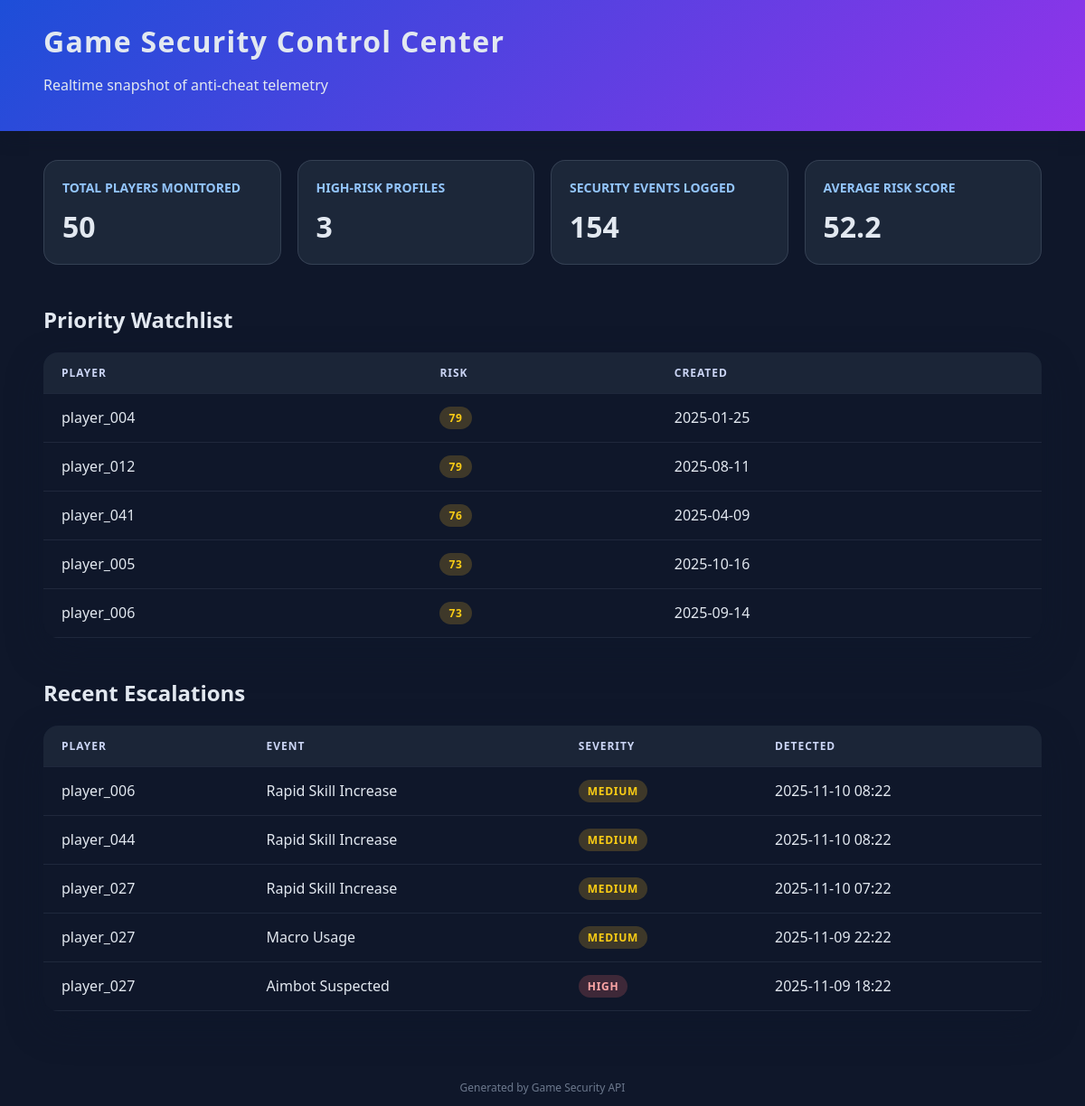
The page / on the database its author committed.
### app/models/player.py (models this page shows, shortened)
class Player(db.Model):
    __tablename__ = "players"
    id = db.Column(db.Integer, primary_key=True)
    username = db.Column(db.String(80), unique=True, nullable=False)
    risk_score = db.Column(db.Integer, default=0, nullable=False)
    created_at = db.Column(db.DateTime, default=datetime.utcnow, nullable=False)
    sessions = db.relationship(
        "GameSession", backref="player", lazy=True, cascade="all, delete-orphan"
    )
    security_events = db.relationship(
        "SecurityEvent", backref="player", lazy=True, cascade="all, delete-orphan"
    )

### app/models/security_event.py (models this page shows, shortened)
class SecurityEvent(db.Model):
    __tablename__ = "security_events"
    id = db.Column(db.Integer, primary_key=True)
    player_id = db.Column(db.Integer, db.ForeignKey("players.id"), nullable=False)
    event_type = db.Column(db.String(120), nullable=False)
    severity = db.Column(db.String(20), nullable=False)
    detected_at = db.Column(db.DateTime, default=datetime.utcnow, nullable=False)
    notes = db.Column(db.Text, nullable=True)

### app/routes/ui_routes.py (the view)
@ui_bp.route("/")
def landing():
    total_players = Player.query.count()
    high_risk_players = Player.query.filter(Player.risk_score >= 75).count()
    total_events = SecurityEvent.query.count()
    suspicious_players = (
        Player.query.filter(Player.risk_score >= 70)
        .order_by(Player.risk_score.desc())
        .limit(5)
        .all()
    )
    recent_events = (
        SecurityEvent.query.order_by(SecurityEvent.detected_at.desc()).limit(5).all()
    )
    avg_risk = db.session.query(func.avg(Player.risk_score)).scalar() or 0
    return render_template(
        "dashboard.html",
        totals={
            "players": total_players,
            "high_risk_players": high_risk_players,
            "security_events": total_events,
            "avg_risk": round(avg_risk, 1),
        },
        suspicious_players=suspicious_players,
        recent_events=recent_events,
    )

### app/templates/dashboard.html (shortened to what this page needs)
<!DOCTYPE html>
<html lang="en">
  <head>
  </head>
  <body>
    <header>
      <h1>Game Security Control Center</h1>
      <p>Realtime snapshot of anti-cheat telemetry</p>
    </header>
    <main>
      <section class="cards">
        <div class="card">
          <h2>Total Players Monitored</h2>
          <div class="metric">{{ totals.players }}</div>
        </div>
        <div class="card">
          <h2>High-Risk Profiles</h2>
          <div class="metric">{{ totals.high_risk_players }}</div>
        </div>
        <div class="card">
          <h2>Security Events Logged</h2>
          <div class="metric">{{ totals.security_events }}</div>
        </div>
        <div class="card">
          <h2>Average Risk Score</h2>
          <div class="metric">{{ totals.avg_risk }}</div>
        </div>
      </section>
      <section>
        <h2>Priority Watchlist</h2>
        <table>
          <thead>
            <tr>
              <th>Player</th>
              <th>Risk</th>
              <th>Created</th>
            </tr>
          </thead>
          <tbody>
            {% for player in suspicious_players %}
            <tr>
              <td>{{ player.username }}</td>
              <td>
                <span
                  class="badge {% if player.risk_score >= 85 %}badge-high{% elif player.risk_score >= 70 %}badge-medium{% else %}badge-low{% endif %}"
                  >{{ player.risk_score }}</span
                >
              </td>
              <td>{{ player.created_at.strftime("%Y-%m-%d") }}</td>
            </tr>
            {% else %}
            <tr>
              <td colspan="3">No suspicious profiles detected.</td>
            </tr>
            {% endfor %}
          </tbody>
        </table>
      </section>
      <section>
        <h2>Recent Escalations</h2>
        <table>
          <thead>
            <tr>
              <th>Player</th>
              <th>Event</th>
              <th>Severity</th>
              <th>Detected</th>
            </tr>
          </thead>
          <tbody>
            {% for event in recent_events %}
            <tr>
              <td>{{ event.player.username if event.player else "Unknown" }}</td>
              <td>{{ event.event_type.replace("_", " ") | title }}</td>
              <td>
                <span class="badge badge-{{ event.severity }}">
                  {{ event.severity.upper() }}
                </span>
              </td>
              <td>{{ event.detected_at.strftime("%Y-%m-%d %H:%M") }}</td>
            </tr>
            {% else %}
            <tr>
              <td colspan="4">No recent events logged.</td>
            </tr>
            {% endfor %}
          </tbody>
        </table>
      </section>
    </main>
    <footer>Generated by Game Security API</footer>
  </body>
</html>

### app/templates/dashboard.html (style rules this page uses)
body { font-family: "Segoe UI", Arial, sans-serif; background: #0f172a; color: #e2e8f0; margin: 0; padding: 0; }
header { padding: 24px 48px; background: linear-gradient(135deg, #1d4ed8, #9333ea); box-shadow: 0 4px 20px rgba(15, 23, 42, 0.4); }
header h1 { margin: 0; font-weight: 600; letter-spacing: 0.04em; }
main { padding: 32px 48px 64px; display: grid; gap: 24px; }
.cards { display: grid; grid-template-columns: repeat(auto-fill, minmax(220px, 1fr)); gap: 18px; }
.card { background: rgba(30, 41, 59, 0.94); border-radius: 16px; padding: 20px; border: 1px solid rgba(148, 163, 184, 0.2); backdrop-filter: blur(8px); }
.card h2 { margin: 0 0 12px; font-size: 14px; font-weight: 600; text-transform: uppercase; color: #93c5fd; }
.card .metric { font-size: 32px; font-weight: 600; }
table { width: 100%; border-collapse: collapse; background: rgba(15, 23, 42, 0.75); border-radius: 16px; overflow: hidden; box-shadow: 0 16px 40px rgba(15, 23, 42, 0.35); }
th, td { padding: 14px 20px; border-bottom: 1px solid rgba(148, 163, 184, 0.12); }
th { text-align: left; font-size: 12px; text-transform: uppercase; letter-spacing: 0.08em; color: #cbd5f5; background: rgba(30, 41, 59, 0.8); }
.badge { display: inline-block; padding: 4px 10px; border-radius: 999px; font-size: 12px; font-weight: 600; text-transform: uppercase; letter-spacing: 0.06em; }
.badge-high { background: rgba(248, 113, 113, 0.2); color: #fca5a5; }
.badge-medium { background: rgba(251, 191, 36, 0.2); color: #facc15; }
footer { text-align: center; padding: 12px; font-size: 12px; color: rgba(148, 163, 184, 0.7); }

### rows shown on the page
Player: username "player_004", risk_score "79", created_at "2025-01-25"
Player: username "player_012", risk_score "79", created_at "2025-08-11"
Player: username "player_041", risk_score "76", created_at "2025-04-09"
Player: username "player_005", risk_score "73", created_at "2025-10-16"
Player: username "player_006", risk_score "73", created_at "2025-09-14"
SecurityEvent: player "player_006", event_type.replace "Rapid Skill Increase", severity "MEDIUM", detected_at "2025-11-10 08:22"
SecurityEvent: player "player_044", event_type.replace "Rapid Skill Increase", severity "MEDIUM", detected_at "2025-11-10 08:22"
SecurityEvent: player "player_027", event_type.replace "Rapid Skill Increase", severity "MEDIUM", detected_at "2025-11-10 07:22"
SecurityEvent: player "player_027", event_type.replace "Macro Usage", severity "MEDIUM", detected_at "2025-11-09 22:22"
SecurityEvent: player "player_027", event_type.replace "Aimbot Suspected", severity "HIGH", detected_at "2025-11-09 18:22"

### other values the page prints
{{ totals.players }} "50"
{{ totals.high_risk_players }} "3"
{{ totals.security_events }} "154"
{{ totals.avg_risk }} "52.2"
